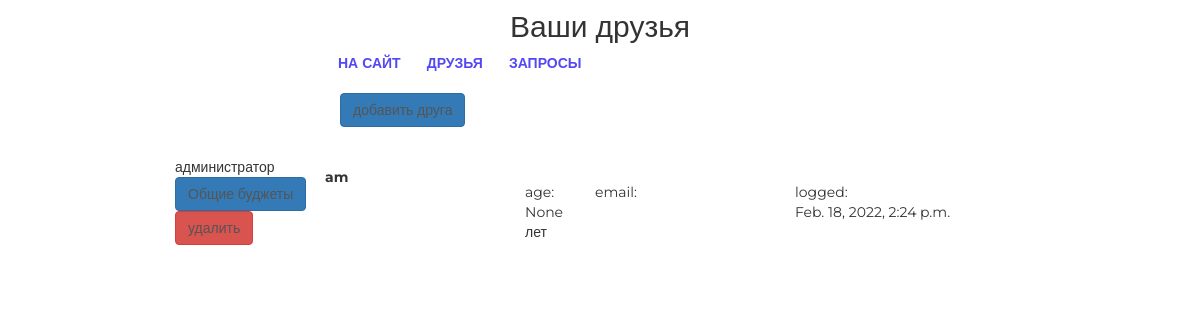
Page /auth/user/friends/ (signed in) on the committed database.
### authapp/models.py (models this page shows)
class User(AbstractUser):
    age = models.PositiveIntegerField('возраст', blank=True, null=True)
    registration_start_time = models.DateTimeField(
        auto_now_add=True, null=True)
    friends = models.ManyToManyField('User', blank=True)
    basic_budget = models.ForeignKey(
        'mainapp.Budget', on_delete=models.CASCADE, blank=True, null=True)

### authapp/views.py (the view)
# urls.py: path('user/friends/', authapp.list_friends, name='friends'),
@login_required
def list_friends(request):
    user = request.user
    friends = user.friends.all()
    context = {
        'friends': friends
    }
    return render(request, 'authapp/friends_list.html', context)

### authapp/templates/authapp/friends_list.html (shortened to what this page needs)
{% extends 'authapp/base_user.html' %}
{% load static %}
{% block container %}
    <div class="users_list">
        <a href="{% url 'auth:friendrequest' %}" class="btn btn-primary new_user">
            добавить друга
        </a>
        {% for shop_user in friends %}
            <div class="user_record {% if not shop_user.is_active %}not_active{% endif %}">
                <div class="user_role">
                    {% if shop_user.is_superuser %}
                        администратор
                    {% else %}
                        пользователь
                    {% endif %}
                    <a href=""
                       class="btn btn-primary">
                        Общие буджеты
                    </a>
                    <a href=""
                       class="btn btn-danger">
                        удалить
                    </a>
                </div>
                <div class="user_name">
                    <p><strong>{{ shop_user.username }}</strong></p>
                </div>
                <div class="user_age">
                    age:<br>
                    {{ shop_user.age }} лет
                </div>
                <div class="user_email">
                    email:<br>
                </div>
                <div class="user_lastlogin">
                    logged:<br>
                    {{ shop_user.last_login }}
                </div>
            </div>
        {% endfor %}
    </div>
{% endblock %}

### static/css/style.css (style rules this page uses)
* { margin: 0; padding: 0; }
body { font-family: 'Montserrat', sans-serif; }
html, body { height: 100%; }
.users_list { margin-left: 150px; }
.users_list a { color: #555; text-decoration: none; }
.users_list .new_user { margin-left: 190px; }
.user_record { height: 125px; margin: 15px auto; position: relative; }
.user_record .user_name { display: block; float: left; margin-top: 15px; margin-left: 25px; width: 175px; }
.user_record .user_name p { margin: 10px auto; }
.user_record .user_email { display: block; float: left; margin-top: 40px; margin-left: 25px; width: 175px; }
.user_record .user_age { display: block; float: left; margin-top: 40px; margin-left: 25px; width: 45px; }
.user_record .user_role { display: block; float: left; margin-top: 15px; margin-left: 25px; width: 125px; }
.user_record .user_lastlogin { display: block; float: left; margin-top: 40px; margin-left: 25px; width: 175px; }

### rows in the picture
User: is_superuser "администратор", username "am", age "None", last_login "Feb. 18, 2022, 2:24 p.m."
